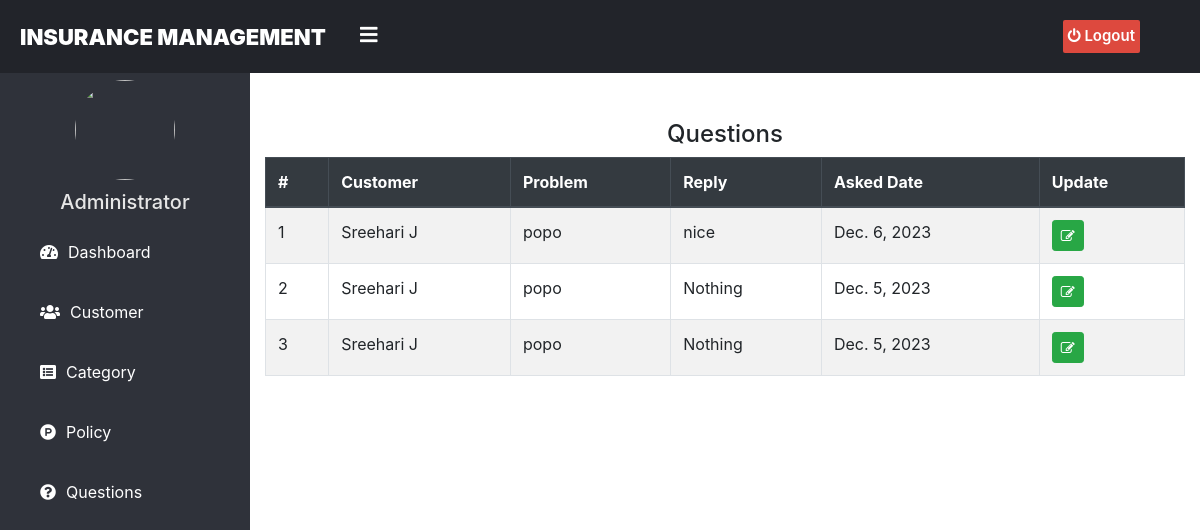
The page /admin-question on the database its author committed.
### home/models.py (models this page shows, shortened)
class Question(models.Model):
    customer= models.ForeignKey(Customer, on_delete=models.CASCADE)
    description =models.CharField(max_length=500)
    admin_comment=models.CharField(max_length=200,default='Nothing')
    asked_date =models.DateField(auto_now=True)

class Customer(models.Model):
    user = models.OneToOneField(User, on_delete=models.CASCADE)
    first_name = models.CharField(max_length=30)
    last_name = models.CharField(max_length=30)
    phone = models.CharField(max_length=10, unique=True)
    address = models.TextField()
    image = models.ImageField(upload_to="images/customer_images/", blank=True, null=True)
    def __str__(self):
        return f"{self.first_name} {self.last_name}"

### home/views.py (the view)
# urls.py: path('admin-question', views.admin_question_view,name='admin-question'),
def admin_question_view(request):
    questions = models.Question.objects.all()
    return render(request,'admin/admin_question.html',{'questions':questions})

### templates/admin/admin_question.html (shortened to what this page needs)
{% extends 'adminbase.html' %}
{% block content %}
{%load static%}
<head>
  <link href="http://netdna.bootstrapcdn.com/bootstrap/4.0.0-beta/css/bootstrap.min.css" rel="stylesheet">
    <link rel="stylesheet" href="https://maxcdn.bootstrapcdn.com/bootstrap/4.4.1/css/bootstrap.min.css">
    <link href="https://maxcdn.bootstrapcdn.com/font-awesome/4.3.0/css/font-awesome.min.css" rel="stylesheet">
</head>
<div class="container">
  <div class="panel panel-primary">
    <div class="panel-heading">
      <h4 class="text-center">Questions</h4>
    </div>
    <table class="table table-hover table-bordered table-striped" id="dev-table">
      <thead class="thead-dark">
        <tr>
            <th>#</th>
          <th>Customer</th>
          <th> Problem</th>
          <th> Reply</th>
          <th> Asked Date</th>
             <th>Update</th>
        </tr>
      </thead>
      {% for t in questions %}
      <tr>
        <td> {{ forloop.counter }}</td>
        <td> {{t.customer}}</td>
        <td> {{t.description}}</td>
        <td> {{t.admin_comment}}</td>
        <td> {{t.asked_date}}</td>
        <td><a class="btn btn-success btn-sm" href="{% url 'update-question' t.id  %}"><span class="fa fa-edit"></span></a></td>
      </tr>
      {% endfor %}
    </table>
  </div>
</div>
<br><br><br><br><br><br>
{% endblock content %}

### templates/admin/admin_question.html (style rules this page uses)
a:link { text-decoration: none; }

### rows shown on the page
Question: customer "Sreehari J", description "popo", admin_comment "nice", asked_date "Dec. 6, 2023"
Question: customer "Sreehari J", description "popo", admin_comment "Nothing", asked_date "Dec. 5, 2023"
Question: customer "Sreehari J", description "popo", admin_comment "Nothing", asked_date "Dec. 5, 2023"
